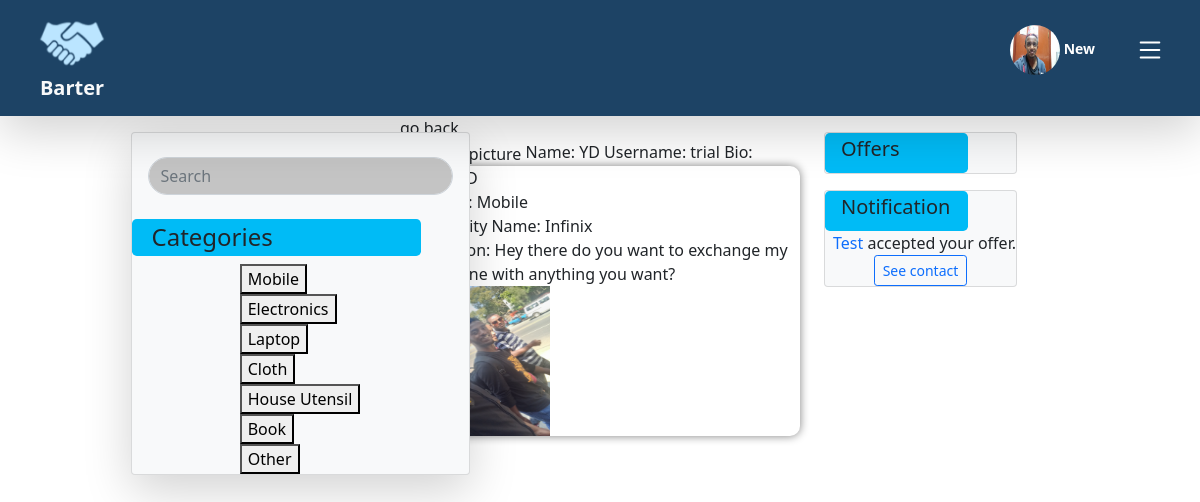
The app's page /trial/ (signed in) with its own data.
### user/models.py (models this page shows, shortened)
class User(AbstractBaseUser):
    objects = UserManager()
    fullname = models.CharField(max_length=50)
    username = models.CharField(unique=True, max_length=20, primary_key=True)
    email = models.EmailField(unique=True)
    phone = models.CharField(max_length=10)
    password = models.TextField()
    profile_picture = models.ImageField(upload_to="profile/", default='profile/default.png')
    bio = models.TextField(null=True, blank=True, max_length=250, default="")
    company = models.CharField(max_length=50, null=True, blank=True, default="")
    USERNAME_FIELD = "username"
    EMAIL_FIELD = "email"
    REQUIRED_FIELDS = ["fullname", "email", "phone", "password"]
    def firstName(self):
        return self.fullname.split()[0]

### post/models.py (models this page shows, shortened)
class Post(models.Model):
    commodity_name = models.CharField(max_length=50)
    description = models.TextField(max_length=500)
    image = models.ImageField(upload_to="post/")
    CATEGORIES = (
        ('mobile', 'Mobile'),
        ('electronics', 'Electronics'),
        ('laptops', 'Laptop'),
        ('cloth', 'Cloth'),
        ('house_utensils', 'House Utensil'),
        ('book', 'Book'),
        ('other', 'Other')
    )
    category = models.CharField(max_length=20,
                                choices=CATEGORIES)
    posted_date = models.DateTimeField(auto_now_add=True)
    poster = models.ForeignKey(
        User,
        on_delete=models.CASCADE,
        related_name="posts"
    )
    class Meta:
        ordering = ('-posted_date',)

class Request(models.Model):
    post = models.ForeignKey(Post, on_delete=models.CASCADE, related_name='+')
    receiver = models.ForeignKey(User, on_delete=models.CASCADE, related_name='received')
    sender = models.ForeignKey(User, on_delete=models.CASCADE, related_name='sent')
    offered = models.ForeignKey(Post, on_delete=models.CASCADE, related_name="+", default=1)
    STATUSES = (
        ('accepted', 'accepted'),
        ('pending', 'pending')
    )
    status = models.CharField(max_length=15,
                              choices=STATUSES,
                              default='pending')
    offered_date = models.DateTimeField(auto_now_add=True)
    class Meta:
        ordering = ('-offered_date',)

### post/views.py (the view)
# urls.py: path('<username>/', others_profile, name="others_profile"),
@login_required
def others_profile(request, username):
    try:
        user = User.objects.get(username=username)
        if user.username == request.user.username:
            return redirect('edit_profile')
        return render(request, 'others_profile.html', context={'other': user, 'categories': Post.CATEGORIES})
    except:
        return redirect('home')

### post/templates/others_profile.html (shortened to what this page needs)
{% extends 'home.html' %}
{% load static %}
{% block middle %}
    <section class="middle">
        <div class="back-button">
            go back
        </div>
        <div class="profile">
            Name: {{ other.fullname }}
            Username: {{ other.username }}
            Bio: {{ other.bio }}
        </div>
        {% if not other.posts %}
            <p><a href={% url 'others_profile' other.username %}> {{other.fullname|capfirst}}</a> don't have a post.</p>
        {% else %}
            {% for post in other.posts.all %}
                <div class="post" style="border-radius: 10px; box-shadow: 0 0 10px gray;">
                    <div class="poster">Poster: {{ post.poster.fullname|capfirst}}</div>
                    <div class="category">Category: {{ post.category|capfirst }} </div>
                    <div class="name">Commodity Name: {{ post.commodity_name }}</div>
                    <div class="description">Description: {{ post.description }}</div>
                    <img src="{{ post.image.url }}" alt="post image" style="width: 150px; height: 150px;">
                </div>
            {% endfor %}
        {% endif %}
    </section>
{% endblock middle %}

### post/templates/home.html (shortened to what this page needs)
{% extends 'base.html' %}
{% load static %}
{% block stylesheets %}
<link rel="stylesheet" href="{% static 'css/home.css' %}">
{% endblock stylesheets %}
{% block main_content %}
<div class="row d-flex justify-content-center g-0">
    <div class=" col-3 d-flex justify-content-center col-lg-2">
        <div class="card position-fixed bg-light shadow-lg mt-3 ">
            <section class="left">
                <div class="text-center mt-4 px-3">
                    <form action="" method="get">
                        <input class="form-control me-5 rounded-pill" type="search" name="search" id="search"
                            placeholder="Search" style="background-color:#C4C4C4;">
                    </form>
                </div>
                <div class="mt-4">
                    <div class="text-start ps-3 me-5  rounded-3" style="background-color: #00BBF6;">
                        <h4 class="p-1">Categories<h4>
                    </div>
                    <div class="d-flex flex-column align-items-center ">
                        <div class="d-flex flex-column  justify-content-start">
                            <form action="" method="GET">
                                {% for c, category in categories %}
                                    <div>
                                        <button type="submit" name="category" value="{{c}}">{{category|title}}</button>
                                    </div>
                                {% endfor %}
                            </form>
                        </div>
                    </div>
                </div>
            </section>
        </div>
    </div>
    <div class=" col-6 col-lg-4">
        {% block middle %}{% endblock middle %}
    </div>
        <div class="col-3 col-lg-2 ">
            <div class="position-fixed mt-3 ">
                <div class="card bg-light mb-3 card-scrollable  ms-4">
                    <div class=" text-start ps-3 p-1 me-5 rounded-3" style="background-color: #00BBF6;">
                        <h5>Offers</h5>
                    </div>
                </div>
                <div class="card bg-light ms-4">
                    <div class=" text-start ps-3 p-1 me-5 rounded-3" style="background-color: #00BBF6;">
                        <h5>Notification<h5>
                    </div>
                    {% for request in user.sent.all %}
                    {% if request.status == 'accepted' %}
                    <div class="accepted">
                        <div class="ms-2">
                            <a href={% url 'others_profile' request.post.poster.username %}
                                style="text-decoration: none; ">{{request.post.poster.firstName|capfirst}}</a> accepted
                            your
                            offer.
                        </div>
                        <div class="text-center">
                            <button class="btn   btn-sm btn-outline-primary text-center " data-bs-toggle="modal"
                                data-bs-target="#reg-modal-contact">
                                See contact
                            </button>
                        </div>
                    </div>
                    {% endif %}
                    {% endfor %}
                </div>
            </div>
        </div>
</div>
{% endblock main_content %}

### post/templates/base.html (shortened to what this page needs)
{% load static %}
<!DOCTYPE html>
<html lang="en">
<head>
    <link rel="stylesheet" href="{% static 'css/base.css' %}">
    <link rel="stylesheet" href="{% static 'css/bootstrap.min.css' %}">
    {% block stylesheets %}{% endblock stylesheets %}
</head>
<body>
    <header class="sticky-top">
        <nav class="navbar shadow-lg  navbar-light" style="background-color: #1D4365;">
            <div class="container-xxl">
                <a href={% url 'home' %} class="navbar-brand">
                    <span class="fw-bold d-flex text-light flex-column align-items-center  "><img class="rounded-circle"
                            width="120px" height="60px" src="{% static 'images/logo.png' %}"
                            style="font-family: Rochester;">Barter</span>
                </a>
                <div class=" " id="main-nav">
                    <ul class="navbar-nav d-flex flex-row">
                        <li class="nav-item m-2">
                            <span class="mb-5 ">
                                <button class="btn btn-sm text-light" data-bs-toggle="modal"
                                    data-bs-target="#reg-modal">
                                    <div class="d-flex align-items-end">
                                        <span class="fw-bold ms-2 mb-3">
                                            <span>
                                                <a href={% url 'others_profile' user.username %}
                                                    style="text-decoration: none; color: white;">
                                                        <img class="rounded-circle" width="50px" height="50px"
                                                            src="{{ request.user.profile_picture.url }}">
                                                                 {{user.firstName|capfirst}}
                                                </a>
                                            </span>
                                        </span>
                                    </div>
                                </button>
                            </span>
                        </li>
                        <li class="nav-itemn mt-3">
                            <span>
                                <button class="btn " type="button" data-bs-toggle="offcanvas"
                                    data-bs-target="#offcanvasRight" aria-controls="offcanvasRight"> </button>
                            </span>
                        </li>
                    </ul>
                </div>
            </div>
        </nav>
    </header>
    <main>
        {% block main_content %}{% endblock main_content %}
    </main>
</body>
</html>

### records on screen
User: user.profile_picture (picture), firstName "New"
User: fullname "YD", username "trial"
Post: category "Mobile", commodity_name "Infinix", description "Hey there do you want to exchange my new iphone with anything you want?", image (picture)
Request: post.poster.firstName "Test"

### other values on screen
{{ category|title }} "Mobile" "Electronics" "Laptop" "Cloth" "House Utensil" "Book" "Other"
